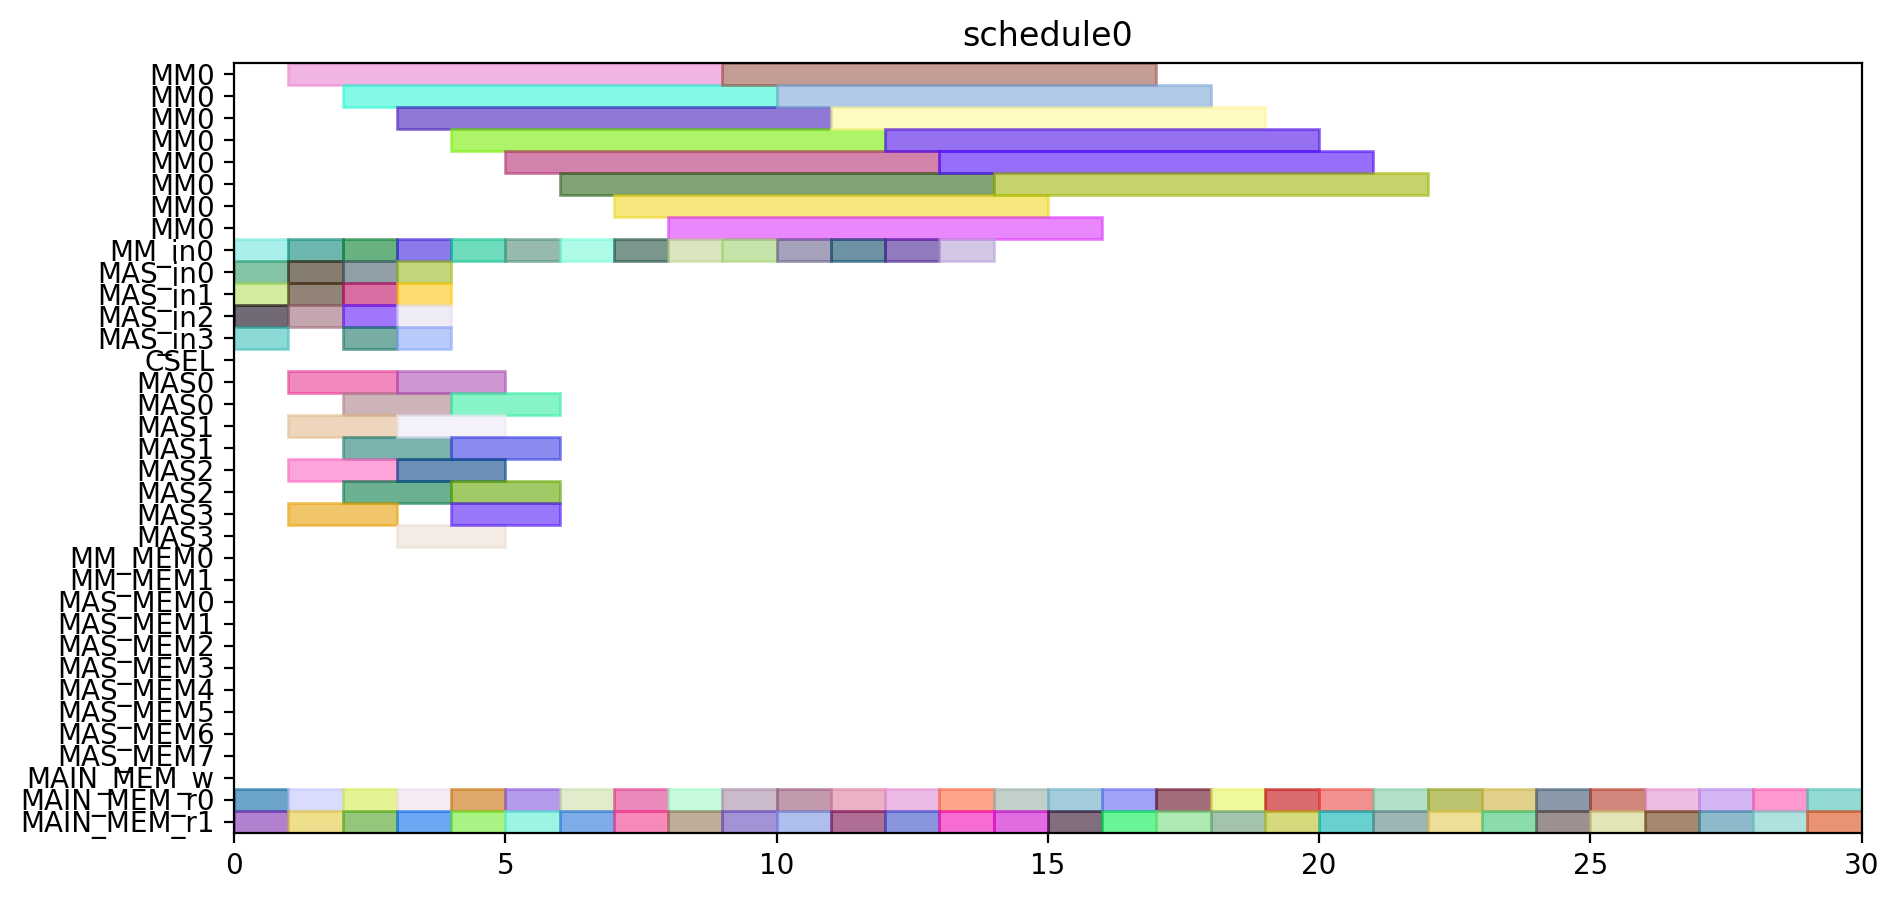

Write the Python code that produced this figure.
from pyschedule import Scenario, solvers, plotters, alt


def solve():
	horizon = 90
	S = Scenario("schedule0", horizon=horizon)

	# resource
	MM = S.Resources('MM', num=1, size=8)
	MM_in = S.Resources('MM_in', num=1)
	MAS_in = S.Resources('MAS_in', num=4)
	CSEL = S.Resource('CSEL')
	MAS = S.Resources('MAS', num=4, size=2, periods=range(1, horizon))
	MM_MEM = S.Resources('MM_MEM', num=2)
	MAS_MEM = S.Resources('MAS_MEM', num=8)
	MAIN_MEM_w = S.Resource('MAIN_MEM_w', size=1)
	MAIN_MEM_r = S.Resources('MAIN_MEM_r', num=2)

	# result of previous scheduling

	# new tasks
	r1_t0 = S.Task('r1_t0', length=8, delay_cost=1)
	r1_t0 += alt(MM)
	r1_t0_in = S.Task('r1_t0_in', length=1, delay_cost=1)
	r1_t0_in += alt(MM_in)
	S += r1_t0_in*MM_in[0]<=r1_t0*MM[0]

	r1_t0_mem0 = S.Task('r1_t0_mem0', length=1, delay_cost=1)
	r1_t0_mem0 += MAIN_MEM_r[0]
	r1_t0_mem1 = S.Task('r1_t0_mem1', length=1, delay_cost=1)
	r1_t0_mem1 += MAIN_MEM_r[1]
	r1_t1 = S.Task('r1_t1', length=8, delay_cost=1)
	r1_t1 += alt(MM)
	r1_t1_in = S.Task('r1_t1_in', length=1, delay_cost=1)
	r1_t1_in += alt(MM_in)
	S += r1_t1_in*MM_in[0]<=r1_t1*MM[0]

	r1_t1_mem0 = S.Task('r1_t1_mem0', length=1, delay_cost=1)
	r1_t1_mem0 += MAIN_MEM_r[0]
	r1_t1_mem1 = S.Task('r1_t1_mem1', length=1, delay_cost=1)
	r1_t1_mem1 += MAIN_MEM_r[1]
	r1_t2 = S.Task('r1_t2', length=2, delay_cost=1)
	r1_t2 += alt(MAS)
	r1_t2_in = S.Task('r1_t2_in', length=1, delay_cost=1)
	r1_t2_in += alt(MAS_in)
	S += r1_t2_in*MAS_in[0]<=r1_t2*MAS[0]

	S += r1_t2_in*MAS_in[1]<=r1_t2*MAS[1]

	S += r1_t2_in*MAS_in[2]<=r1_t2*MAS[2]

	S += r1_t2_in*MAS_in[3]<=r1_t2*MAS[3]

	r1_t2_mem0 = S.Task('r1_t2_mem0', length=1, delay_cost=1)
	r1_t2_mem0 += MAIN_MEM_r[0]
	r1_t2_mem1 = S.Task('r1_t2_mem1', length=1, delay_cost=1)
	r1_t2_mem1 += MAIN_MEM_r[1]
	r1_t3 = S.Task('r1_t3', length=2, delay_cost=1)
	r1_t3 += alt(MAS)
	r1_t3_in = S.Task('r1_t3_in', length=1, delay_cost=1)
	r1_t3_in += alt(MAS_in)
	S += r1_t3_in*MAS_in[0]<=r1_t3*MAS[0]

	S += r1_t3_in*MAS_in[1]<=r1_t3*MAS[1]

	S += r1_t3_in*MAS_in[2]<=r1_t3*MAS[2]

	S += r1_t3_in*MAS_in[3]<=r1_t3*MAS[3]

	r1_t3_mem0 = S.Task('r1_t3_mem0', length=1, delay_cost=1)
	r1_t3_mem0 += MAIN_MEM_r[0]
	r1_t3_mem1 = S.Task('r1_t3_mem1', length=1, delay_cost=1)
	r1_t3_mem1 += MAIN_MEM_r[1]
	r3_t0 = S.Task('r3_t0', length=8, delay_cost=1)
	r3_t0 += alt(MM)
	r3_t0_in = S.Task('r3_t0_in', length=1, delay_cost=1)
	r3_t0_in += alt(MM_in)
	S += r3_t0_in*MM_in[0]<=r3_t0*MM[0]

	r3_t0_mem0 = S.Task('r3_t0_mem0', length=1, delay_cost=1)
	r3_t0_mem0 += MAIN_MEM_r[0]
	r3_t0_mem1 = S.Task('r3_t0_mem1', length=1, delay_cost=1)
	r3_t0_mem1 += MAIN_MEM_r[1]
	r3_t1 = S.Task('r3_t1', length=8, delay_cost=1)
	r3_t1 += alt(MM)
	r3_t1_in = S.Task('r3_t1_in', length=1, delay_cost=1)
	r3_t1_in += alt(MM_in)
	S += r3_t1_in*MM_in[0]<=r3_t1*MM[0]

	r3_t1_mem0 = S.Task('r3_t1_mem0', length=1, delay_cost=1)
	r3_t1_mem0 += MAIN_MEM_r[0]
	r3_t1_mem1 = S.Task('r3_t1_mem1', length=1, delay_cost=1)
	r3_t1_mem1 += MAIN_MEM_r[1]
	r3_t2 = S.Task('r3_t2', length=2, delay_cost=1)
	r3_t2 += alt(MAS)
	r3_t2_in = S.Task('r3_t2_in', length=1, delay_cost=1)
	r3_t2_in += alt(MAS_in)
	S += r3_t2_in*MAS_in[0]<=r3_t2*MAS[0]

	S += r3_t2_in*MAS_in[1]<=r3_t2*MAS[1]

	S += r3_t2_in*MAS_in[2]<=r3_t2*MAS[2]

	S += r3_t2_in*MAS_in[3]<=r3_t2*MAS[3]

	r3_t2_mem0 = S.Task('r3_t2_mem0', length=1, delay_cost=1)
	r3_t2_mem0 += MAIN_MEM_r[0]
	r3_t2_mem1 = S.Task('r3_t2_mem1', length=1, delay_cost=1)
	r3_t2_mem1 += MAIN_MEM_r[1]
	r3_t3 = S.Task('r3_t3', length=2, delay_cost=1)
	r3_t3 += alt(MAS)
	r3_t3_in = S.Task('r3_t3_in', length=1, delay_cost=1)
	r3_t3_in += alt(MAS_in)
	S += r3_t3_in*MAS_in[0]<=r3_t3*MAS[0]

	S += r3_t3_in*MAS_in[1]<=r3_t3*MAS[1]

	S += r3_t3_in*MAS_in[2]<=r3_t3*MAS[2]

	S += r3_t3_in*MAS_in[3]<=r3_t3*MAS[3]

	r3_t3_mem0 = S.Task('r3_t3_mem0', length=1, delay_cost=1)
	r3_t3_mem0 += MAIN_MEM_r[0]
	r3_t3_mem1 = S.Task('r3_t3_mem1', length=1, delay_cost=1)
	r3_t3_mem1 += MAIN_MEM_r[1]
	r4_t0 = S.Task('r4_t0', length=8, delay_cost=1)
	r4_t0 += alt(MM)
	r4_t0_in = S.Task('r4_t0_in', length=1, delay_cost=1)
	r4_t0_in += alt(MM_in)
	S += r4_t0_in*MM_in[0]<=r4_t0*MM[0]

	r4_t0_mem0 = S.Task('r4_t0_mem0', length=1, delay_cost=1)
	r4_t0_mem0 += MAIN_MEM_r[0]
	r4_t0_mem1 = S.Task('r4_t0_mem1', length=1, delay_cost=1)
	r4_t0_mem1 += MAIN_MEM_r[1]
	r4_t1 = S.Task('r4_t1', length=8, delay_cost=1)
	r4_t1 += alt(MM)
	r4_t1_in = S.Task('r4_t1_in', length=1, delay_cost=1)
	r4_t1_in += alt(MM_in)
	S += r4_t1_in*MM_in[0]<=r4_t1*MM[0]

	r4_t1_mem0 = S.Task('r4_t1_mem0', length=1, delay_cost=1)
	r4_t1_mem0 += MAIN_MEM_r[0]
	r4_t1_mem1 = S.Task('r4_t1_mem1', length=1, delay_cost=1)
	r4_t1_mem1 += MAIN_MEM_r[1]
	r4_t2 = S.Task('r4_t2', length=2, delay_cost=1)
	r4_t2 += alt(MAS)
	r4_t2_in = S.Task('r4_t2_in', length=1, delay_cost=1)
	r4_t2_in += alt(MAS_in)
	S += r4_t2_in*MAS_in[0]<=r4_t2*MAS[0]

	S += r4_t2_in*MAS_in[1]<=r4_t2*MAS[1]

	S += r4_t2_in*MAS_in[2]<=r4_t2*MAS[2]

	S += r4_t2_in*MAS_in[3]<=r4_t2*MAS[3]

	r4_t2_mem0 = S.Task('r4_t2_mem0', length=1, delay_cost=1)
	r4_t2_mem0 += MAIN_MEM_r[0]
	r4_t2_mem1 = S.Task('r4_t2_mem1', length=1, delay_cost=1)
	r4_t2_mem1 += MAIN_MEM_r[1]
	r4_t3 = S.Task('r4_t3', length=2, delay_cost=1)
	r4_t3 += alt(MAS)
	r4_t3_in = S.Task('r4_t3_in', length=1, delay_cost=1)
	r4_t3_in += alt(MAS_in)
	S += r4_t3_in*MAS_in[0]<=r4_t3*MAS[0]

	S += r4_t3_in*MAS_in[1]<=r4_t3*MAS[1]

	S += r4_t3_in*MAS_in[2]<=r4_t3*MAS[2]

	S += r4_t3_in*MAS_in[3]<=r4_t3*MAS[3]

	r4_t3_mem0 = S.Task('r4_t3_mem0', length=1, delay_cost=1)
	r4_t3_mem0 += MAIN_MEM_r[0]
	r4_t3_mem1 = S.Task('r4_t3_mem1', length=1, delay_cost=1)
	r4_t3_mem1 += MAIN_MEM_r[1]
	r5_t0 = S.Task('r5_t0', length=8, delay_cost=1)
	r5_t0 += alt(MM)
	r5_t0_in = S.Task('r5_t0_in', length=1, delay_cost=1)
	r5_t0_in += alt(MM_in)
	S += r5_t0_in*MM_in[0]<=r5_t0*MM[0]

	r5_t0_mem0 = S.Task('r5_t0_mem0', length=1, delay_cost=1)
	r5_t0_mem0 += MAIN_MEM_r[0]
	r5_t0_mem1 = S.Task('r5_t0_mem1', length=1, delay_cost=1)
	r5_t0_mem1 += MAIN_MEM_r[1]
	r5_t1 = S.Task('r5_t1', length=8, delay_cost=1)
	r5_t1 += alt(MM)
	r5_t1_in = S.Task('r5_t1_in', length=1, delay_cost=1)
	r5_t1_in += alt(MM_in)
	S += r5_t1_in*MM_in[0]<=r5_t1*MM[0]

	r5_t1_mem0 = S.Task('r5_t1_mem0', length=1, delay_cost=1)
	r5_t1_mem0 += MAIN_MEM_r[0]
	r5_t1_mem1 = S.Task('r5_t1_mem1', length=1, delay_cost=1)
	r5_t1_mem1 += MAIN_MEM_r[1]
	r5_t2 = S.Task('r5_t2', length=2, delay_cost=1)
	r5_t2 += alt(MAS)
	r5_t2_in = S.Task('r5_t2_in', length=1, delay_cost=1)
	r5_t2_in += alt(MAS_in)
	S += r5_t2_in*MAS_in[0]<=r5_t2*MAS[0]

	S += r5_t2_in*MAS_in[1]<=r5_t2*MAS[1]

	S += r5_t2_in*MAS_in[2]<=r5_t2*MAS[2]

	S += r5_t2_in*MAS_in[3]<=r5_t2*MAS[3]

	r5_t2_mem0 = S.Task('r5_t2_mem0', length=1, delay_cost=1)
	r5_t2_mem0 += MAIN_MEM_r[0]
	r5_t2_mem1 = S.Task('r5_t2_mem1', length=1, delay_cost=1)
	r5_t2_mem1 += MAIN_MEM_r[1]
	r5_t3 = S.Task('r5_t3', length=2, delay_cost=1)
	r5_t3 += alt(MAS)
	r5_t3_in = S.Task('r5_t3_in', length=1, delay_cost=1)
	r5_t3_in += alt(MAS_in)
	S += r5_t3_in*MAS_in[0]<=r5_t3*MAS[0]

	S += r5_t3_in*MAS_in[1]<=r5_t3*MAS[1]

	S += r5_t3_in*MAS_in[2]<=r5_t3*MAS[2]

	S += r5_t3_in*MAS_in[3]<=r5_t3*MAS[3]

	r5_t3_mem0 = S.Task('r5_t3_mem0', length=1, delay_cost=1)
	r5_t3_mem0 += MAIN_MEM_r[0]
	r5_t3_mem1 = S.Task('r5_t3_mem1', length=1, delay_cost=1)
	r5_t3_mem1 += MAIN_MEM_r[1]
	r6_t0 = S.Task('r6_t0', length=8, delay_cost=1)
	r6_t0 += alt(MM)
	r6_t0_in = S.Task('r6_t0_in', length=1, delay_cost=1)
	r6_t0_in += alt(MM_in)
	S += r6_t0_in*MM_in[0]<=r6_t0*MM[0]

	r6_t0_mem0 = S.Task('r6_t0_mem0', length=1, delay_cost=1)
	r6_t0_mem0 += MAIN_MEM_r[0]
	r6_t0_mem1 = S.Task('r6_t0_mem1', length=1, delay_cost=1)
	r6_t0_mem1 += MAIN_MEM_r[1]
	r6_t1 = S.Task('r6_t1', length=8, delay_cost=1)
	r6_t1 += alt(MM)
	r6_t1_in = S.Task('r6_t1_in', length=1, delay_cost=1)
	r6_t1_in += alt(MM_in)
	S += r6_t1_in*MM_in[0]<=r6_t1*MM[0]

	r6_t1_mem0 = S.Task('r6_t1_mem0', length=1, delay_cost=1)
	r6_t1_mem0 += MAIN_MEM_r[0]
	r6_t1_mem1 = S.Task('r6_t1_mem1', length=1, delay_cost=1)
	r6_t1_mem1 += MAIN_MEM_r[1]
	r6_t2 = S.Task('r6_t2', length=2, delay_cost=1)
	r6_t2 += alt(MAS)
	r6_t2_in = S.Task('r6_t2_in', length=1, delay_cost=1)
	r6_t2_in += alt(MAS_in)
	S += r6_t2_in*MAS_in[0]<=r6_t2*MAS[0]

	S += r6_t2_in*MAS_in[1]<=r6_t2*MAS[1]

	S += r6_t2_in*MAS_in[2]<=r6_t2*MAS[2]

	S += r6_t2_in*MAS_in[3]<=r6_t2*MAS[3]

	r6_t2_mem0 = S.Task('r6_t2_mem0', length=1, delay_cost=1)
	r6_t2_mem0 += MAIN_MEM_r[0]
	r6_t2_mem1 = S.Task('r6_t2_mem1', length=1, delay_cost=1)
	r6_t2_mem1 += MAIN_MEM_r[1]
	r6_t3 = S.Task('r6_t3', length=2, delay_cost=1)
	r6_t3 += alt(MAS)
	r6_t3_in = S.Task('r6_t3_in', length=1, delay_cost=1)
	r6_t3_in += alt(MAS_in)
	S += r6_t3_in*MAS_in[0]<=r6_t3*MAS[0]

	S += r6_t3_in*MAS_in[1]<=r6_t3*MAS[1]

	S += r6_t3_in*MAS_in[2]<=r6_t3*MAS[2]

	S += r6_t3_in*MAS_in[3]<=r6_t3*MAS[3]

	r6_t3_mem0 = S.Task('r6_t3_mem0', length=1, delay_cost=1)
	r6_t3_mem0 += MAIN_MEM_r[0]
	r6_t3_mem1 = S.Task('r6_t3_mem1', length=1, delay_cost=1)
	r6_t3_mem1 += MAIN_MEM_r[1]
	r9_t2 = S.Task('r9_t2', length=2, delay_cost=1)
	r9_t2 += alt(MAS)
	r9_t2_in = S.Task('r9_t2_in', length=1, delay_cost=1)
	r9_t2_in += alt(MAS_in)
	S += r9_t2_in*MAS_in[0]<=r9_t2*MAS[0]

	S += r9_t2_in*MAS_in[1]<=r9_t2*MAS[1]

	S += r9_t2_in*MAS_in[2]<=r9_t2*MAS[2]

	S += r9_t2_in*MAS_in[3]<=r9_t2*MAS[3]

	r9_t2_mem0 = S.Task('r9_t2_mem0', length=1, delay_cost=1)
	r9_t2_mem0 += MAIN_MEM_r[0]
	r9_t2_mem1 = S.Task('r9_t2_mem1', length=1, delay_cost=1)
	r9_t2_mem1 += MAIN_MEM_r[1]
	r12_t0 = S.Task('r12_t0', length=8, delay_cost=1)
	r12_t0 += alt(MM)
	r12_t0_in = S.Task('r12_t0_in', length=1, delay_cost=1)
	r12_t0_in += alt(MM_in)
	S += r12_t0_in*MM_in[0]<=r12_t0*MM[0]

	r12_t0_mem0 = S.Task('r12_t0_mem0', length=1, delay_cost=1)
	r12_t0_mem0 += MAIN_MEM_r[0]
	r12_t0_mem1 = S.Task('r12_t0_mem1', length=1, delay_cost=1)
	r12_t0_mem1 += MAIN_MEM_r[1]
	r12_t1 = S.Task('r12_t1', length=8, delay_cost=1)
	r12_t1 += alt(MM)
	r12_t1_in = S.Task('r12_t1_in', length=1, delay_cost=1)
	r12_t1_in += alt(MM_in)
	S += r12_t1_in*MM_in[0]<=r12_t1*MM[0]

	r12_t1_mem0 = S.Task('r12_t1_mem0', length=1, delay_cost=1)
	r12_t1_mem0 += MAIN_MEM_r[0]
	r12_t1_mem1 = S.Task('r12_t1_mem1', length=1, delay_cost=1)
	r12_t1_mem1 += MAIN_MEM_r[1]
	r12_t2 = S.Task('r12_t2', length=2, delay_cost=1)
	r12_t2 += alt(MAS)
	r12_t2_in = S.Task('r12_t2_in', length=1, delay_cost=1)
	r12_t2_in += alt(MAS_in)
	S += r12_t2_in*MAS_in[0]<=r12_t2*MAS[0]

	S += r12_t2_in*MAS_in[1]<=r12_t2*MAS[1]

	S += r12_t2_in*MAS_in[2]<=r12_t2*MAS[2]

	S += r12_t2_in*MAS_in[3]<=r12_t2*MAS[3]

	r12_t2_mem0 = S.Task('r12_t2_mem0', length=1, delay_cost=1)
	r12_t2_mem0 += MAIN_MEM_r[0]
	r12_t2_mem1 = S.Task('r12_t2_mem1', length=1, delay_cost=1)
	r12_t2_mem1 += MAIN_MEM_r[1]
	r12_t3 = S.Task('r12_t3', length=2, delay_cost=1)
	r12_t3 += alt(MAS)
	r12_t3_in = S.Task('r12_t3_in', length=1, delay_cost=1)
	r12_t3_in += alt(MAS_in)
	S += r12_t3_in*MAS_in[0]<=r12_t3*MAS[0]

	S += r12_t3_in*MAS_in[1]<=r12_t3*MAS[1]

	S += r12_t3_in*MAS_in[2]<=r12_t3*MAS[2]

	S += r12_t3_in*MAS_in[3]<=r12_t3*MAS[3]

	r12_t3_mem0 = S.Task('r12_t3_mem0', length=1, delay_cost=1)
	r12_t3_mem0 += MAIN_MEM_r[0]
	r12_t3_mem1 = S.Task('r12_t3_mem1', length=1, delay_cost=1)
	r12_t3_mem1 += MAIN_MEM_r[1]
	r13_t0 = S.Task('r13_t0', length=8, delay_cost=1)
	r13_t0 += alt(MM)
	r13_t0_in = S.Task('r13_t0_in', length=1, delay_cost=1)
	r13_t0_in += alt(MM_in)
	S += r13_t0_in*MM_in[0]<=r13_t0*MM[0]

	r13_t0_mem0 = S.Task('r13_t0_mem0', length=1, delay_cost=1)
	r13_t0_mem0 += MAIN_MEM_r[0]
	r13_t0_mem1 = S.Task('r13_t0_mem1', length=1, delay_cost=1)
	r13_t0_mem1 += MAIN_MEM_r[1]
	r13_t1 = S.Task('r13_t1', length=8, delay_cost=1)
	r13_t1 += alt(MM)
	r13_t1_in = S.Task('r13_t1_in', length=1, delay_cost=1)
	r13_t1_in += alt(MM_in)
	S += r13_t1_in*MM_in[0]<=r13_t1*MM[0]

	r13_t1_mem0 = S.Task('r13_t1_mem0', length=1, delay_cost=1)
	r13_t1_mem0 += MAIN_MEM_r[0]
	r13_t1_mem1 = S.Task('r13_t1_mem1', length=1, delay_cost=1)
	r13_t1_mem1 += MAIN_MEM_r[1]
	r13_t2 = S.Task('r13_t2', length=2, delay_cost=1)
	r13_t2 += alt(MAS)
	r13_t2_in = S.Task('r13_t2_in', length=1, delay_cost=1)
	r13_t2_in += alt(MAS_in)
	S += r13_t2_in*MAS_in[0]<=r13_t2*MAS[0]

	S += r13_t2_in*MAS_in[1]<=r13_t2*MAS[1]

	S += r13_t2_in*MAS_in[2]<=r13_t2*MAS[2]

	S += r13_t2_in*MAS_in[3]<=r13_t2*MAS[3]

	r13_t2_mem0 = S.Task('r13_t2_mem0', length=1, delay_cost=1)
	r13_t2_mem0 += MAIN_MEM_r[0]
	r13_t2_mem1 = S.Task('r13_t2_mem1', length=1, delay_cost=1)
	r13_t2_mem1 += MAIN_MEM_r[1]
	r13_t3 = S.Task('r13_t3', length=2, delay_cost=1)
	r13_t3 += alt(MAS)
	r13_t3_in = S.Task('r13_t3_in', length=1, delay_cost=1)
	r13_t3_in += alt(MAS_in)
	S += r13_t3_in*MAS_in[0]<=r13_t3*MAS[0]

	S += r13_t3_in*MAS_in[1]<=r13_t3*MAS[1]

	S += r13_t3_in*MAS_in[2]<=r13_t3*MAS[2]

	S += r13_t3_in*MAS_in[3]<=r13_t3*MAS[3]

	r13_t3_mem0 = S.Task('r13_t3_mem0', length=1, delay_cost=1)
	r13_t3_mem0 += MAIN_MEM_r[0]
	r13_t3_mem1 = S.Task('r13_t3_mem1', length=1, delay_cost=1)
	r13_t3_mem1 += MAIN_MEM_r[1]
	r16_t3 = S.Task('r16_t3', length=2, delay_cost=1)
	r16_t3 += alt(MAS)
	r16_t3_in = S.Task('r16_t3_in', length=1, delay_cost=1)
	r16_t3_in += alt(MAS_in)
	S += r16_t3_in*MAS_in[0]<=r16_t3*MAS[0]

	S += r16_t3_in*MAS_in[1]<=r16_t3*MAS[1]

	S += r16_t3_in*MAS_in[2]<=r16_t3*MAS[2]

	S += r16_t3_in*MAS_in[3]<=r16_t3*MAS[3]

	r16_t3_mem0 = S.Task('r16_t3_mem0', length=1, delay_cost=1)
	r16_t3_mem0 += MAIN_MEM_r[0]
	r16_t3_mem1 = S.Task('r16_t3_mem1', length=1, delay_cost=1)
	r16_t3_mem1 += MAIN_MEM_r[1]
	solvers.mip.solve(S,msg=1,kind='CPLEX',ratio_gap=1.01)

	solution = [['hoge']*len(S.solution()[1]) for i in range(len(S.solution()))]
	for i in range(len(S.solution())):
		for j in range(len(S.solution()[i])):
			solution[i][j]=str(S.solution()[i][j])
	print(solution)

	cycles = int(solution[-1][3])

	pic_file_name = "/home/mfukuda/ABE/multiRAM_multiMAS_16mux/scheduling_result/stage8MM1_stage2MAS4/EP2_YRECOVER/schedule0.png"
	if(S.solution() != []):
		plotters.matplotlib.plot(S,img_filename=pic_file_name, show_task_labels=False, fig_size=(cycles*0.25+3, 5))

	return solution
